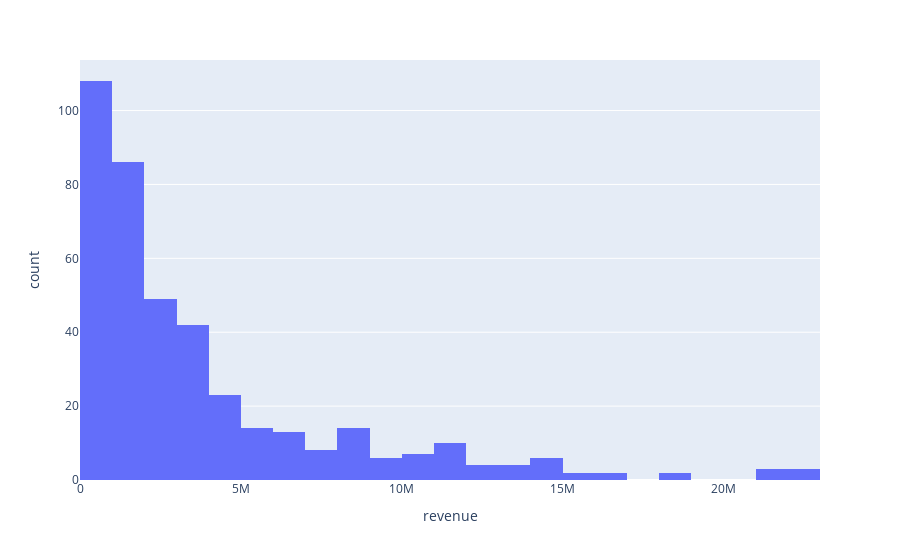

Notebook source saved alongside this figure:
### Code cell
px.histogram(df, 'revenue')

### Figure 1 — Plotly figure (JSON) as saved in the notebook; plotly's stock layout.template omitted (floating-point values rounded to 4 significant figures; data arrays with more than 128 entries replaced by an {"elided": "..."} marker saying what was removed)
{"data": [{"alignmentgroup": "True", "bingroup": "x", "hovertemplate": "revenue=%{x}<br>count=%{y}<extra></extra>", "legendgroup": "", "marker": {"color": "#636efa", "pattern": {"shape": ""}}, "name": "", "offsetgroup": "", "orientation": "v", "showlegend": false, "type": "histogram", "x": {"elided": "406 int values"}, "xaxis": "x", "yaxis": "y"}], "layout": {"barmode": "relative", "legend": {"tracegroupgap": 0}, "margin": {"t": 60}, "xaxis": {"anchor": "y", "domain": [0, 1], "title": {"text": "revenue"}}, "yaxis": {"anchor": "x", "domain": [0, 1], "title": {"text": "count"}}}}
